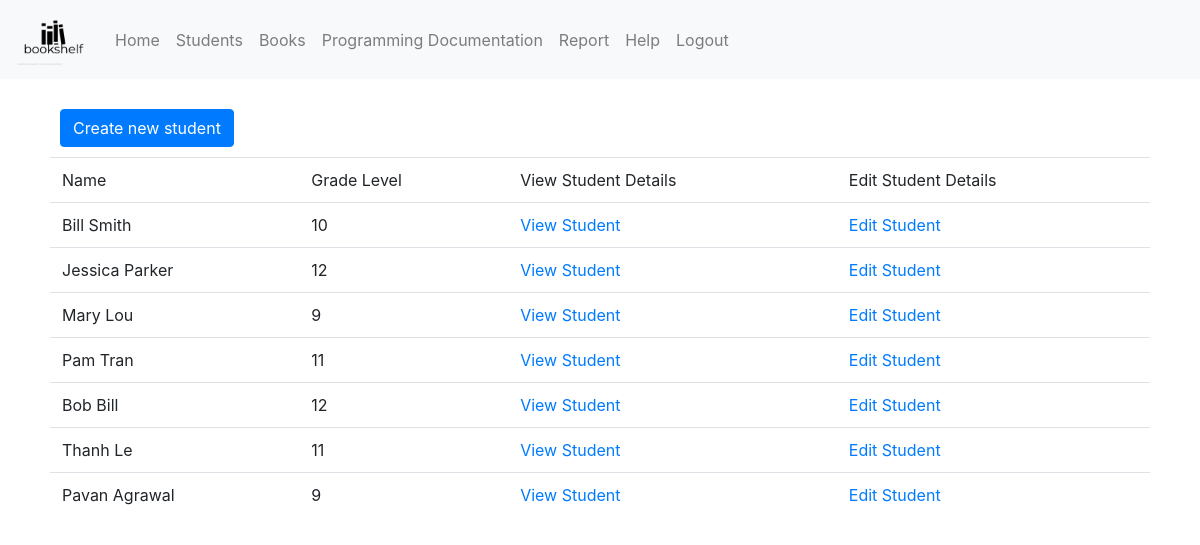
The app's page /fbla_admin/student/ (signed in), older data.
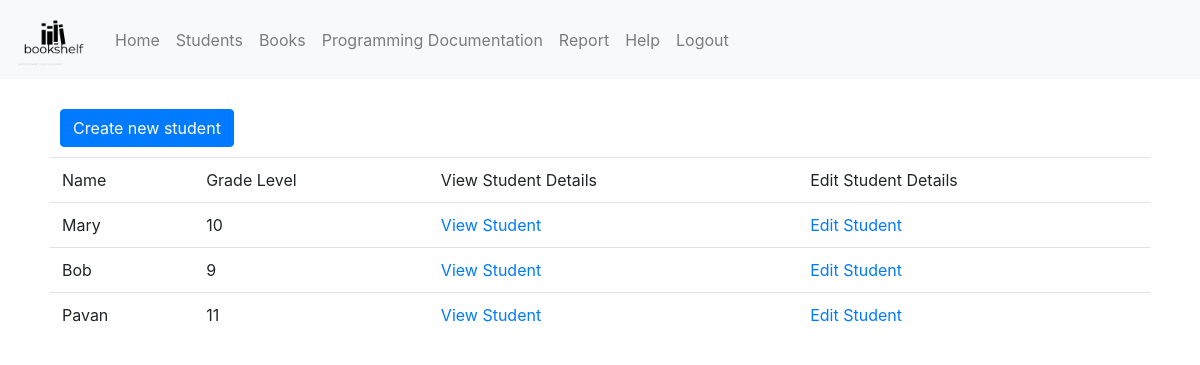
The same page, newer data.
### fbla_admin/models.py (models this page shows, shortened)
class student(models.Model):
    name = models.CharField(max_length=255)
    slug = extension_fields.AutoSlugField(populate_from='name', blank=True)
    created = models.DateTimeField(auto_now_add=True, editable=False)
    last_updated = models.DateTimeField(auto_now=True, editable=False)
    grade_level = models.SmallIntegerField()
    class Meta:
        ordering = ('-created',)
    def get_absolute_url(self):
        return reverse('fbla_admin_student_detail', args=(self.slug,))
    def get_update_url(self):
        return reverse('fbla_admin_student_update', args=(self.slug,))

### fbla_admin/views.py (the view)
# urls.py: path('fbla_admin/student/', login_required(views.studentListView.as_view()), name='fbla_admin_student_list'),
class studentListView(ListView):
    model = student

### fbla_admin/templates/fbla_admin/student_list.html
{% extends "base.html" %} {% load static %} {% block content %}
<a class="btn btn-primary" href="{% url 'fbla_admin_student_create' %}" style="margin: 10px"
  >Create new student</a
>
<table class="table">
  <tr>
    <td>Name</td>
    <td>Grade Level</td>
    <td>View Student Details</td>
    <td>Edit Student Details</td>
  </tr>
  {% for object in object_list %}
  <tr>
    <td>{{ object.name }}</td>
    <td>{{ object.grade_level }}</td>
    <td><a href="{{ object.get_absolute_url }}">View Student</a></td>
    <td><a href="{{ object.get_update_url }}">Edit Student</a></td>
  </tr>
  {% endfor %}
</table>
{% endblock %}

Row changes from the older to the newer data that the page shows:
removed student: name "Bill Smith", grade_level "10"
removed student: name "Jessica Parker", grade_level "12"
removed student: name "Mary Lou", grade_level "9"
removed student: name "Pam Tran", grade_level "11"
removed student: name "Bob Bill", grade_level "12"
removed student: name "Thanh Le", grade_level "11"
added student: name "Mary", grade_level "10"
added student: name "Bob", grade_level "9"
changed student: name "Pavan Agrawal" → "Pavan"; grade_level "9" → "11"
